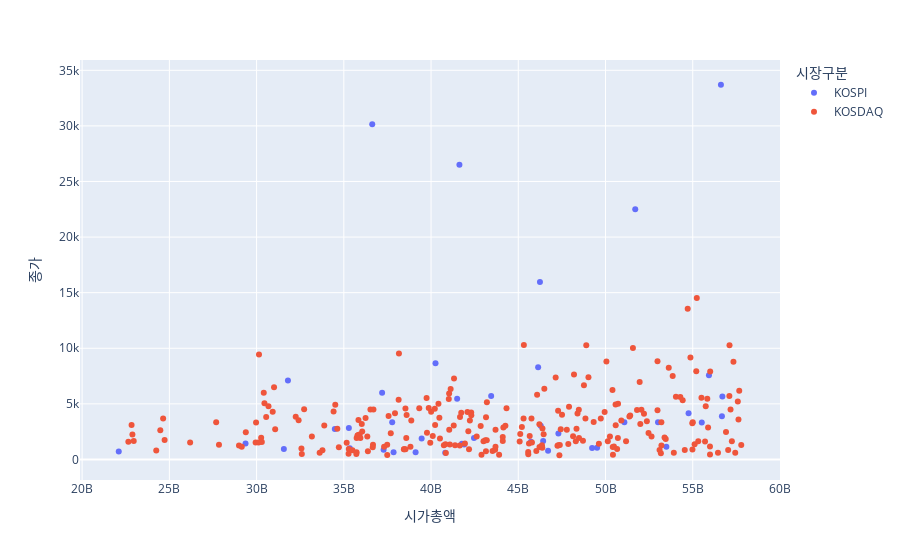

The notebook cell this image was saved under:
### Code cell
fig = px.scatter(low20, x="시가총액", y="종가",
                 color="시장구분", # 시장구분 열의 값에 따라서 색깔 표현
                #  size="시가총액", # 시가총액 에 따라 크기를 변화
                 hover_data=["종목명"]
                )
fig.show()

### Figure 1 — Plotly figure (JSON) as saved in the notebook; plotly's stock layout.template omitted (floating-point values rounded to 4 significant figures; data arrays with more than 128 entries replaced by an {"elided": "..."} marker saying what was removed)
{"data": [{"customdata": [["코아스"], ["한솔PNS"], ["금호전기"], ["제이준코스메틱"], ["SUN&L"], ["진도"], ["신풍"], ["SHD"], ["한성기업"], ["이스타코"], ["한국주강"], ["참엔지니어링"], ["에넥스"], ["TBH글로벌"], ["동원수산"], ["윌비스"], ["태원물산"], ["경인전자"], ["비비안"], ["형지엘리트"], ["성문전자"], ["우진아이엔에스"], ["세우글로벌"], ["세기상사"], ["동양고속"], ["WISCOM"], ["미래아이앤지"], ["주연테크"], ["동일제강"], ["페이퍼코리아"], ["한국전자홀딩스"], ["대림통상"], ["원림"], ["진양화학"], ["동원금속"], ["유엔젤"], ["대림B&Co"], ["MH에탄올"], ["전방"], ["평화홀딩스"], ["진양폴리"]], "hovertemplate": "시장구분=KOSPI<br>시가총액=%{x}<br>종가=%{y}<br>종목명=%{customdata[0]}<extra></extra>", "legendgroup": "KOSPI", "marker": {"color": "#636efa", "symbol": "circle"}, "mode": "markers", "name": "KOSPI", "orientation": "v", "showlegend": true, "type": "scatter", "x": [22098655150, 29366486196, 31562335450, 31797558140, 34482849915, 35289354240, 35343245700, 36628571700, 37194994850, 37280892000, 37772925060, 37851750417, 39114549932, 39461101548, 40255413250, 40812275673, 41496000000, 41626120500, 41771173980, 41903203310, 42461146575, 43445400000, 45727114383, 46138438400, 46242236930, 46285842760, 46426167360, 46708203516, 47299838800, 49231648350, 49517717888, 51079875000, 51704325000, 53009000000, 53487643352, 54761134100, 55518559200, 55929227080, 56616000000, 56673680750, 56700000000], "xaxis": "x", "y": [715, 1433, 950, 7090, 2735, 2835, 1011, 30150, 5990, 870, 3340, 643, 652, 1892, 8650, 607, 5460, 26500, 1402, 1345, 1935, 5700, 1593, 8300, 15970, 3020, 1665, 789, 2330, 1035, 1058, 3355, 22500, 3355, 1144, 4150, 3330, 7580, 33700, 3875, 5670], "yaxis": "y"}, {"customdata": {"elided": "246x1 str values"}, "hovertemplate": "시장구분=KOSDAQ<br>시가총액=%{x}<br>종가=%{y}<br>종목명=%{customdata[0]}<extra></extra>", "legendgroup": "KOSDAQ", "marker": {"color": "#EF553B", "symbol": "circle"}, "mode": "markers", "name": "KOSDAQ", "orientation": "v", "showlegend": true, "type": "scatter", "x": {"elided": "246 int values"}, "xaxis": "x", "y": {"elided": "246 int values"}, "yaxis": "y"}], "layout": {"legend": {"title": {"text": "시장구분"}, "tracegroupgap": 0}, "margin": {"t": 60}, "xaxis": {"anchor": "y", "domain": [0, 1], "title": {"text": "시가총액"}}, "yaxis": {"anchor": "x", "domain": [0, 1], "title": {"text": "종가"}}}}
